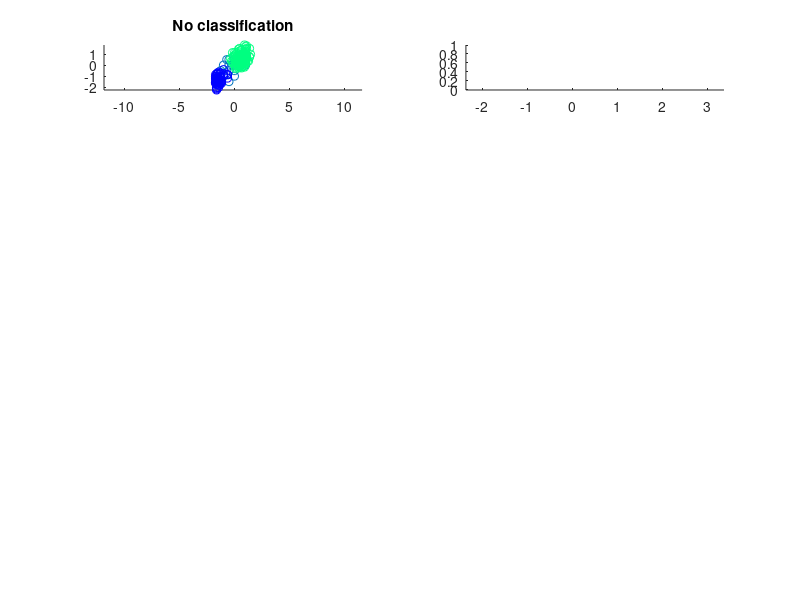

Recreate this plot in MATLAB. (Note: this script raises an error after producing the figure.)
%% trying different learning rates - we use the old faithful dataset

figure()
colormap(winter)
load('train_oldfaithful.mat')

%load the testing data
load('test_oldfaithful.mat')
m = length(x_test);
input = [ones(m , 1) , x_test];

n = length(x);
t = t*0.5 + 0.5;
%add row for bias values
x = [ones(n,1) x];

alphas = [ 0.001 , 0.01 , 0.5 , 1 , 10 , 100];
iterations = length(alphas);
current_it = 1;

num_hidden = 1;
num_input = size(x , 2);
num_output = size(t , 2);

for alpha = alphas
    %% weights w and v random intialization
    v1 = random('unif',-1,1,3,1);
    w1 = random('unif',-1,1,2,1);

    %% repeat until win
    stop = false;
    cnt = 1;
    reps = 0;
    while not(stop) && not(reps == 10)
        %feedforward
        z_in = x(cnt , :) * v1;
        z = [1 1./(1 + exp(-z_in))];
        y_in = z * w1;
        y = 1./(1 + exp(-y_in));

        %backpropagation
        delta = (t(cnt) - y) * (1./(1 + exp(-y_in))) * (1 - 1./(1 + exp(-y_in)));
        delta_w = alpha * delta * z;
        delta_in = delta * w1(2);
        delta_back = delta_in * (1./(1 + exp(-z_in))) * (1 - 1./(1 + exp(-z_in)));
        delta_v = alpha * delta_back * x(cnt , :);

        % update weights
        w1 = w1 + delta_w.';
        v1 = v1 + delta_v.';

        cnt = cnt + 1;
        if cnt == n
            cnt = 1;
            reps = reps + 1;
        end
        %stop =true;
    end

    %% test the network

    %calculate the labels that are assigned by the backpropagation network
    z_test_in = input * v1;
    z_test = [ones(m,1) 1./(1 + exp(-z_test_in))];
    y_test_in = z_test * w1;
    y_test = 1./(1 + exp(-y_test_in));
    labels = y_test >= 0.5;

    %plot them next to another so that you can see that the teting data is
    %classified correctly
    subplot(iterations,2,2*current_it-1)
    hold on;
    axis equal;
    scatter(x_test(:,1) , x_test(:,2))
    scatter(x(:,2),x(:,3),[],t)
    title('No classification')


    subplot(iterations,2,2*current_it)
    hold on;
    axis equal;
    scatter(x_test(:,1) , x_test(:,2) , [] , labels)
    scatter(x(:,2),x(:,3),[],t)
    title(strcat('Current rate: ' , num2str(alpha)))
    
    current_it = current_it +1;
end

%% discussion of different learning rates:
% We try learning rates in the range from 0.001 to 100 and little
% surprising the extreme values do not produce good results. The values 0.5
% or 1 seem to work best. Presumably the extreme low value is bad because
% the weight vector is not changed much at all and therefore remains at the
% random initial state that doesn't capture the structure of the data. The
% extreme high value on the other hand changes the weights too much and
% therefore skips local/global optima.